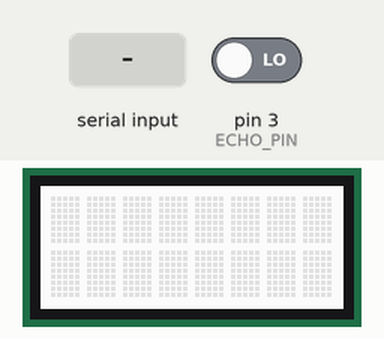
Simulated run of this sketch. Board: Arduino Uno, built with avr-gcc and run on an emulated ATmega328P. On the bench: 8×2 character LCD. The test bench sets the inputs (shaded band); at power-on: pin 3 (ECHO_PIN) LOW. What the sketch prints to the serial monitor is not drawn.

Above: at 1.2 s.
1.3 s: "nicole" received over Serial
At 3.0 s:
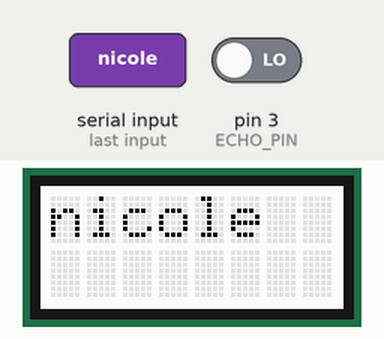
3.6 s: "starf" received over Serial
At 5.3 s:
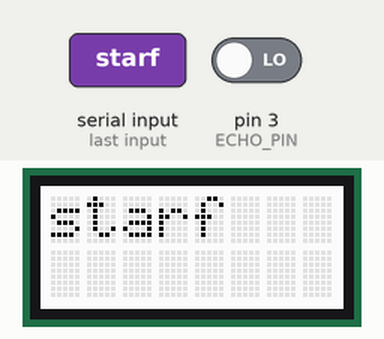
5.6 s: "balai jupiter" received over Serial
At 7.3 s:
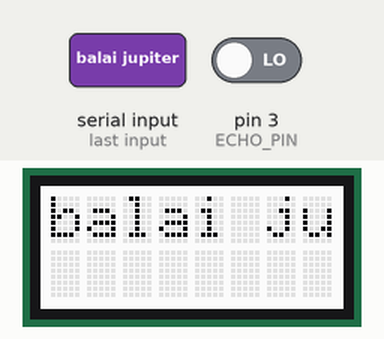
Timing chart, 0 to 8.8 s (numbered marks = the images above; inputs shaded):
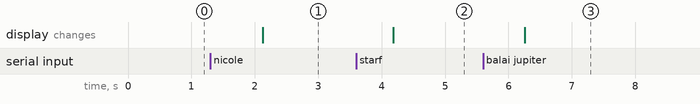

The sketch:

PROJET_ultra.ino
```cpp
#include <rgb_lcd.h>
#include <Wire.h>


rgb_lcd lcd;

String chaineReception="";
int octetReception=0; // variable de stockage des valeurs reçues sur le port Série (ASCII)
char caractereRecu=0; // variable pour stockage caractère recu

const byte TRIGGER_PIN = 2; // Broche TRIGGER
const byte ECHO_PIN = 3;    // Broche ECHO

/* Constantes pour le timeout */
const unsigned long MEASURE_TIMEOUT = 25000UL; // 25ms = ~8m à 340m/s
const float SOUND_SPEED = 340.0 / 1000; // Vitesse du son dans l'air en mm/us

void setup() {

  Serial.begin(115200); //initial the Serial
  lcd.begin(8,2);
  pinMode(1, OUTPUT);
  digitalWrite(1, LOW); // La broche TRIGGER doit être à LOW au repos
  pinMode(1, INPUT);
}

void loop() {

  while (Serial.available()>0) { // tant qu'un octet en réception

        octetReception=Serial.read(); // Lit le 1er octet reçu et le met dans la variable
        caractereRecu=char(octetReception); // convertit l'octet reçu en caractère
        chaineReception=chaineReception+caractereRecu; // ajoute le caratère au String

          if (chaineReception == "nicole") {
            lcd.clear();
            Serial.println (chaineReception);
            lcd.print(chaineReception);
            chaineReception = chaineReception="";
          };

          if (chaineReception == "starf") {
            lcd.clear();
            Serial.println (chaineReception);
            lcd.print(chaineReception);
            chaineReception = chaineReception="";
          };

          if (chaineReception == "balai jupiter") {
            lcd.clear();
            Serial.println (chaineReception);
            lcd.print(chaineReception);
            chaineReception = chaineReception="";
          };
  }

  /* 1. Lance une mesure de distance en envoyant une impulsion HIGH de 10µs sur la broche TRIGGER */
  digitalWrite(TRIGGER_PIN, HIGH);
  delayMicroseconds(10);
  digitalWrite(TRIGGER_PIN, LOW);

  /* 2. Mesure le temps entre l'envoi de l'impulsion ultrasonique et son écho (si il existe) */
  long measure = pulseIn(ECHO_PIN, HIGH, MEASURE_TIMEOUT);

  /* 3. Calcul la distance à partir du temps mesuré */
  float distance_mm = measure / 2.0 * SOUND_SPEED;

  /* Affiche les résultats en mm, cm et m */
  Serial.print(F("Distance: "));
  Serial.print(distance_mm);
  Serial.print(F("mm ("));
  Serial.print(distance_mm / 10.0, 2);
  Serial.print(F("cm, "));
  Serial.print(distance_mm / 1000.0, 2);
  Serial.println(F("m)"));

  /* Délai d'attente pour éviter d'afficher trop de résultats à la seconde */
  delay(1000);

}
```

Measured:
- after the input at 1.3 s, the display: changes after 0.83 s (image 1)
- after the input at 3.6 s, the display: changes after 0.59 s (image 2)
- after the input at 5.6 s, the display: changes after 0.66 s (image 3)
